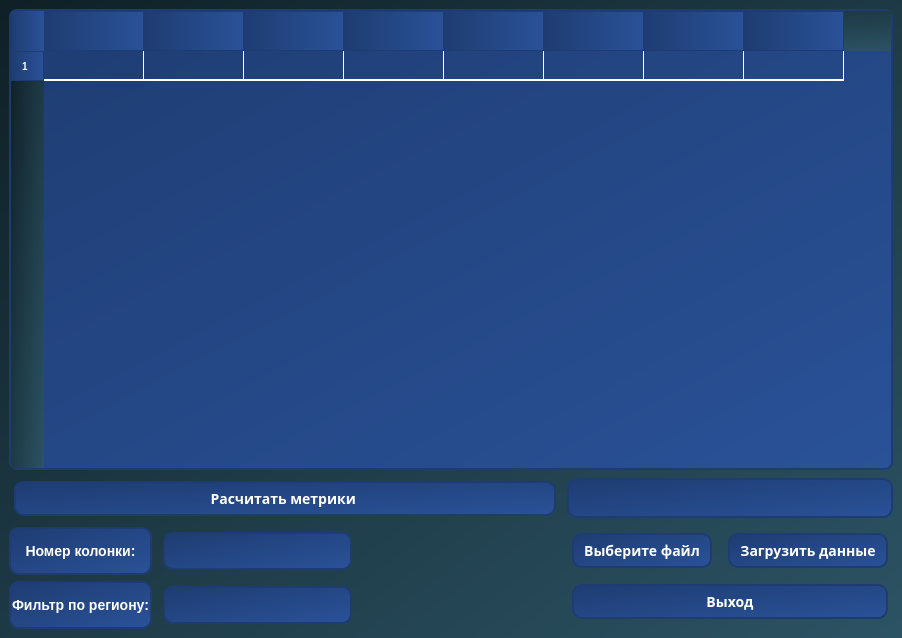
<?xml version="1.0" encoding="UTF-8"?>
<ui version="4.0">
 <class>MainWindow</class>
 <widget class="QMainWindow" name="MainWindow">
  <property name="geometry">
   <rect>
    <x>0</x>
    <y>0</y>
    <width>902</width>
    <height>638</height>
   </rect>
  </property>
  <property name="windowTitle">
   <string>MainWindow</string>
  </property>
  <property name="whatsThis">
   <string>&lt;html&gt;&lt;head/&gt;&lt;body&gt;&lt;p&gt;bacground-color: red;&lt;/p&gt;&lt;/body&gt;&lt;/html&gt;</string>
  </property>
  <property name="styleSheet">
   <string notr="true">QMainWindow {
    background-color: #f5f5f5;
    font-family: 'Segoe UI', Arial, sans-serif;
}</string>
  </property>
  <widget class="QWidget" name="centralwidget">
   <property name="styleSheet">
    <string notr="true">QWidget {
    background-color: qlineargradient(x1:0, y1:0, x2:1, y2:1, stop:0 #0f2027, stop:1 #2c5364);
}

/* Специальный класс для центрального виджета (если нужно) */
.central-widget {
    background: transparent;
    padding: 0;
    margin: 0;
    border: none;
}

/* Коррекция для таблицы */
QTableWidget {
    background-color: qlineargradient(x1:0, y1:0, x2:1, y2:1, stop:0 #1e3c72, stop:1 #2a5298);
    border: 2px solid #1e3c72;
    border-radius: 8px;
    gridline-color: #ffffff;
    color: #ffffff;
    font-size: 14px;
    margin: 0;  /* Убираем внешние отступы */
    padding: 0; /* Убираем внутренние отступы */
}

/* Фикс для заголовков таблицы */
QHeaderView::section {
    padding: 8px 12px; /* Четкие отступы для заголовков */
    background-color: qlineargradient(x1:0, y1:0, x2:1, y2:0, stop:0 #1e3c72, stop:1 #2a5298);
    color: #ffffff;
    border: none;
    font-size: 14px;
    font-weight: bold;
}

/* Дополнительный фикс для выравнивания */
QTableCornerButton::section {
    background-color: qlineargradient(x1:0, y1:0, x2:1, y2:0, stop:0 #1e3c72, stop:1 #2a5298);
    border: none;
}</string>
   </property>
   <layout class="QGridLayout" name="gridLayout_3">
    <item row="0" column="0">
     <layout class="QVBoxLayout" name="verticalLayout">
      <item>
       <widget class="QTableWidget" name="tableWidget">
        <property name="minimumSize">
         <size>
          <width>103</width>
          <height>0</height>
         </size>
        </property>
        <property name="maximumSize">
         <size>
          <width>1000</width>
          <height>1000</height>
         </size>
        </property>
        <property name="font">
         <font>
          <pointsize>-1</pointsize>
          <bold>true</bold>
         </font>
        </property>
        <property name="styleSheet">
         <string notr="true">QTableWidget {
    background-color: qlineargradient(x1:0, y1:0, x2:1, y2:1, stop:0 #1e3c72, stop:1 #2a5298);
    border: 2px solid #1e3c72;
    border-radius: 8px;
    gridline-color: #ffffff;
    color: #ffffff;
    font-size: 14px;
}

QTableWidget::item {
    padding: 6px;
    border-bottom: 1px solid #ffffff;
}

QTableWidget::item:selected {
    background-color: #4a90e2;
    color: #ffffff;
}

QHeaderView::section {
    background-color: qlineargradient(x1:0, y1:0, x2:1, y2:0, stop:0 #1e3c72, stop:1 #2a5298);
    color: #ffffff;
    padding: 10px;
    border: 1px solid #1e3c72;
    font-size: 10px;
    font-weight: bold;
}

QHeaderView::section:checked {
    background-color: #4a90e2;
}

QScrollBar:vertical {
    border: 1px solid #1e3c72;
    background: #2a5298;
    width: 12px;
    margin: 0px 0px 0px 0px;
}

QScrollBar::handle:vertical {
    background: #4a90e2;
    min-height: 20px;
    border-radius: 6px;
}

QScrollBar::add-line:vertical {
    border: 1px solid #1e3c72;
    background: #2a5298;
    height: 0px;
    subcontrol-position: bottom;
    subcontrol-origin: margin;
}

QScrollBar::sub-line:vertical {
    border: 1px solid #1e3c72;
    background: #2a5298;
    height: 0px;
    subcontrol-position: top;
    subcontrol-origin: margin;
}

QScrollBar:horizontal {
    border: 1px solid #1e3c72;
    background: #2a5298;
    height: 12px;
    margin: 0px 0px 0px 0px;
}

QScrollBar::handle:horizontal {
    background: #4a90e2;
    min-width: 20px;
    border-radius: 6px;
}

QScrollBar::add-line:horizontal {
    border: 1px solid #1e3c72;
    background: #2a5298;
    width: 0px;
    subcontrol-position: right;
    subcontrol-origin: margin;
}

QScrollBar::sub-line:horizontal {
    border: 1px solid #1e3c72;
    background: #2a5298;
    width: 0px;
    subcontrol-position: left;
    subcontrol-origin: margin;
}</string>
        </property>
        <row/>
        <column>
         <property name="text">
          <string/>
         </property>
        </column>
        <column>
         <property name="text">
          <string/>
         </property>
        </column>
        <column>
         <property name="text">
          <string/>
         </property>
        </column>
        <column>
         <property name="text">
          <string/>
         </property>
        </column>
        <column>
         <property name="text">
          <string/>
         </property>
        </column>
        <column>
         <property name="text">
          <string/>
         </property>
        </column>
        <column>
         <property name="text">
          <string/>
         </property>
        </column>
        <column>
         <property name="text">
          <string/>
         </property>
        </column>
        <item row="0" column="0">
         <property name="text">
          <string/>
         </property>
         <property name="font">
          <font>
           <pointsize>10</pointsize>
           <bold>true</bold>
          </font>
         </property>
         <property name="textAlignment">
          <set>AlignLeading|AlignBottom</set>
         </property>
        </item>
       </widget>
      </item>
      <item>
       <layout class="QHBoxLayout" name="horizontalLayout">
        <item>
         <layout class="QGridLayout" name="gridLayout">
          <item row="0" column="0" colspan="3">
           <widget class="QPushButton" name="metricsPushButton">
            <property name="minimumSize">
             <size>
              <width>0</width>
              <height>45</height>
             </size>
            </property>
            <property name="font">
             <font>
              <family>Roboto Slab</family>
              <pointsize>-1</pointsize>
              <bold>true</bold>
             </font>
            </property>
            <property name="styleSheet">
             <string notr="true">QPushButton {
    background-color: qlineargradient(x1:0, y1:0, x2:1, y2:1, stop:0 #1e3c72, stop:1 #2a5298);
    border: 2px solid #1e3c72;
    border-radius: 10px;
    color: #ffffff;
    font-size: 14px;
    font-weight: bold;
    padding: 1px 10px;
    margin: 5px;
}

QPushButton:hover {
    background-color: qlineargradient(x1:0, y1:0, x2:1, y2:1, stop:0 #2a5298, stop:1 #1e3c72);
    border: 2px solid #4a90e2;
    color: #ffffff;
}

QPushButton:pressed {
    background-color: qlineargradient(x1:0, y1:0, x2:1, y2:1, stop:0 #1e3c72, stop:1 #2a5298);
    border: 2px solid #4a90e2;
    color: #ffffff;
    padding: 1px 18px; 
}

QPushButton:disabled {
    background-color: #cccccc;
    border: 2px solid #999999;
    color: #666666;
}
</string>
            </property>
            <property name="text">
             <string>Расчитать метрики </string>
            </property>
           </widget>
          </item>
          <item row="1" column="2">
           <spacer name="horizontalSpacer_5">
            <property name="orientation">
             <enum>Qt::Orientation::Horizontal</enum>
            </property>
            <property name="sizeHint" stdset="0">
             <size>
              <width>40</width>
              <height>20</height>
             </size>
            </property>
           </spacer>
          </item>
          <item row="2" column="0">
           <widget class="QLabel" name="regionLabel">
            <property name="maximumSize">
             <size>
              <width>500</width>
              <height>16777215</height>
             </size>
            </property>
            <property name="font">
             <font>
              <pointsize>-1</pointsize>
              <bold>true</bold>
             </font>
            </property>
            <property name="styleSheet">
             <string notr="true">QLabel {
    background-color: qlineargradient(x1:0, y1:0, x2:1, y2:1, stop:0 #1e3c72, stop:1 #2a5298);
    border: 2px solid #1e3c72;
    border-radius: 10px;
    color: white;
    font-size: 14px;
    padding: 1px;
    selection-background-color: #4a90e2;
    selection-color: #ffffff;
}

QLabel:focus {
    border: 2px solid #4a90e2;
    background-color: qlineargradient(x1:0, y1:0, x2:1, y2:1, stop:0 #2a5298, stop:1 #1e3c72);
}

QLabel:disabled {
    background-color: #cccccc;
    border: 2px solid #999999;
    color: #666666;
}</string>
            </property>
            <property name="text">
             <string>Фильтр по региону:</string>
            </property>
            <property name="alignment">
             <set>Qt::AlignmentFlag::AlignCenter</set>
            </property>
           </widget>
          </item>
          <item row="1" column="0">
           <widget class="QLabel" name="numberLabel">
            <property name="sizePolicy">
             <sizepolicy hsizetype="Preferred" vsizetype="Preferred">
              <horstretch>0</horstretch>
              <verstretch>0</verstretch>
             </sizepolicy>
            </property>
            <property name="maximumSize">
             <size>
              <width>305</width>
              <height>16777215</height>
             </size>
            </property>
            <property name="font">
             <font>
              <pointsize>-1</pointsize>
              <bold>true</bold>
              <hintingpreference>PreferFullHinting</hintingpreference>
             </font>
            </property>
            <property name="mouseTracking">
             <bool>false</bool>
            </property>
            <property name="layoutDirection">
             <enum>Qt::LayoutDirection::RightToLeft</enum>
            </property>
            <property name="styleSheet">
             <string notr="true">QLabel {
    background-color: qlineargradient(x1:0, y1:0, x2:1, y2:1, stop:0 #1e3c72, stop:1 #2a5298);
    border: 2px solid #1e3c72;
    border-radius: 10px;
    color: white;
    font-size: 14px;
    padding: 1px;
    selection-background-color: #4a90e2;
    selection-color: #ffffff;
}

QLabel:focus {
    border: 2px solid #4a90e2;
    background-color: qlineargradient(x1:0, y1:0, x2:1, y2:1, stop:0 #2a5298, stop:1 #1e3c72);
}

QLabel:disabled {
    background-color: #cccccc;
    border: 2px solid #999999;
    color: #666666;
}</string>
            </property>
            <property name="text">
             <string>Номер колонки:</string>
            </property>
            <property name="alignment">
             <set>Qt::AlignmentFlag::AlignCenter</set>
            </property>
           </widget>
          </item>
          <item row="1" column="1">
           <widget class="QLineEdit" name="columnNumber">
            <property name="styleSheet">
             <string notr="true">QLineEdit {
    background-color: qlineargradient(x1:0, y1:0, x2:1, y2:1, stop:0 #1e3c72, stop:1 #2a5298);
    border: 2px solid #1e3c72;
    border-radius: 10px;
    color: #ffffff;
    font-size: 14px;
    font-weight: bold;
    padding: 8px 12px;
    margin: 5px;
    min-width: 150px;
    selection-background-color: #4a90e2;
    selection-color: white;
}

/* Состояние при наведении */
QLineEdit:hover {
    background-color: qlineargradient(x1:0, y1:0, x2:1, y2:1, stop:0 #2a5298, stop:1 #1e3c72);
    border: 2px solid #4a90e2;
}

/* Состояние фокуса (активное поле) */
QLineEdit:focus {
    border: 2px solid #4a90e2;
    background-color: qlineargradient(x1:0, y1:0, x2:1, y2:1, stop:0 #2a5298, stop:1 #1e3c72);
}

/* Placeholder-текст */
QLineEdit::placeholder {
    color: rgba(255, 255, 255, 0.5);
    font-style: italic;
}

/* Неактивное состояние */
QLineEdit:disabled {
    background-color: #cccccc;
    border: 2px solid #999999;
    color: #666666;
}</string>
            </property>
           </widget>
          </item>
          <item row="2" column="2">
           <spacer name="horizontalSpacer_6">
            <property name="orientation">
             <enum>Qt::Orientation::Horizontal</enum>
            </property>
            <property name="sizeHint" stdset="0">
             <size>
              <width>40</width>
              <height>20</height>
             </size>
            </property>
           </spacer>
          </item>
          <item row="2" column="1">
           <widget class="QLineEdit" name="regionField">
            <property name="styleSheet">
             <string notr="true">QLineEdit {
    background-color: qlineargradient(x1:0, y1:0, x2:1, y2:1, stop:0 #1e3c72, stop:1 #2a5298);
    border: 2px solid #1e3c72;
    border-radius: 10px;
    color: #ffffff;
    font-size: 14px;
    font-weight: bold;
    padding: 8px 12px;
    margin: 5px;
    min-width: 150px;
    selection-background-color: #4a90e2;
    selection-color: white;
}

/* Состояние при наведении */
QLineEdit:hover {
    background-color: qlineargradient(x1:0, y1:0, x2:1, y2:1, stop:0 #2a5298, stop:1 #1e3c72);
    border: 2px solid #4a90e2;
}

/* Состояние фокуса (активное поле) */
QLineEdit:focus {
    border: 2px solid #4a90e2;
    background-color: qlineargradient(x1:0, y1:0, x2:1, y2:1, stop:0 #2a5298, stop:1 #1e3c72);
}

/* Placeholder-текст */
QLineEdit::placeholder {
    color: rgba(255, 255, 255, 0.5);
    font-style: italic;
}

/* Неактивное состояние */
QLineEdit:disabled {
    background-color: #cccccc;
    border: 2px solid #999999;
    color: #666666;
}</string>
            </property>
           </widget>
          </item>
         </layout>
        </item>
        <item>
         <layout class="QGridLayout" name="gridLayout_2">
          <item row="2" column="0" colspan="2">
           <widget class="QPushButton" name="exitButton">
            <property name="minimumSize">
             <size>
              <width>0</width>
              <height>45</height>
             </size>
            </property>
            <property name="font">
             <font>
              <family>Roboto Slab</family>
              <pointsize>-1</pointsize>
              <bold>true</bold>
             </font>
            </property>
            <property name="styleSheet">
             <string notr="true">QPushButton {
    background-color: qlineargradient(x1:0, y1:0, x2:1, y2:1, stop:0 #1e3c72, stop:1 #2a5298);
    border: 2px solid #1e3c72;
    border-radius: 10px;
    color: #ffffff;
    font-size: 14px;
    font-weight: bold;
    padding: 1px 10px;
    margin: 5px;
}

QPushButton:hover {
    background-color: qlineargradient(x1:0, y1:0, x2:1, y2:1, stop:0 #2a5298, stop:1 #1e3c72);
    border: 2px solid #4a90e2;
    color: #ffffff;
}

QPushButton:pressed {
    background-color: qlineargradient(x1:0, y1:0, x2:1, y2:1, stop:0 #1e3c72, stop:1 #2a5298);
    border: 2px solid #4a90e2;
    color: #ffffff;
    padding: 1px 18px; 
}

QPushButton:disabled {
    background-color: #cccccc;
    border: 2px solid #999999;
    color: #666666;
}

</string>
            </property>
            <property name="text">
             <string>Выход</string>
            </property>
           </widget>
          </item>
          <item row="1" column="1">
           <widget class="QPushButton" name="uploadPushButton">
            <property name="minimumSize">
             <size>
              <width>0</width>
              <height>45</height>
             </size>
            </property>
            <property name="maximumSize">
             <size>
              <width>16777215</width>
              <height>40</height>
             </size>
            </property>
            <property name="font">
             <font>
              <family>Roboto Slab</family>
              <pointsize>-1</pointsize>
              <bold>true</bold>
             </font>
            </property>
            <property name="styleSheet">
             <string notr="true">QPushButton {
    background-color: qlineargradient(x1:0, y1:0, x2:1, y2:1, stop:0 #1e3c72, stop:1 #2a5298);
    border: 2px solid #1e3c72;
    border-radius: 10px;
    color: #ffffff;
    font-size: 14px;
    font-weight: bold;
    padding: 1px 10px;
    margin: 5px;
}

QPushButton:hover {
    background-color: qlineargradient(x1:0, y1:0, x2:1, y2:1, stop:0 #2a5298, stop:1 #1e3c72);
    border: 2px solid #4a90e2;
    color: #ffffff;
}

QPushButton:pressed {
    background-color: qlineargradient(x1:0, y1:0, x2:1, y2:1, stop:0 #1e3c72, stop:1 #2a5298);
    border: 2px solid #4a90e2;
    color: #ffffff;
    padding: 1px 18px; 
}

QPushButton:disabled {
    background-color: #cccccc;
    border: 2px solid #999999;
    color: #666666;
}
</string>
            </property>
            <property name="text">
             <string>Загрузить данные</string>
            </property>
            <property name="autoDefault">
             <bool>false</bool>
            </property>
           </widget>
          </item>
          <item row="0" column="0" colspan="2">
           <widget class="QLabel" name="pathLabel">
            <property name="maximumSize">
             <size>
              <width>16777215</width>
              <height>40</height>
             </size>
            </property>
            <property name="font">
             <font>
              <pointsize>-1</pointsize>
              <bold>true</bold>
             </font>
            </property>
            <property name="styleSheet">
             <string notr="true">QLabel {
    background-color: qlineargradient(x1:0, y1:0, x2:1, y2:1, stop:0 #1e3c72, stop:1 #2a5298);
    border: 2px solid #1e3c72;
    border-radius: 10px;
    color: white;
    font-size: 14px;
    padding: 1px;
    selection-background-color: #4a90e2;
    selection-color: #ffffff;
}

QLabel:focus {
    border: 2px solid #4a90e2;
    background-color: qlineargradient(x1:0, y1:0, x2:1, y2:1, stop:0 #2a5298, stop:1 #1e3c72);
}

QLabel:disabled {
    background-color: #cccccc;
    border: 2px solid #999999;
    color: #666666;
}</string>
            </property>
            <property name="text">
             <string/>
            </property>
            <property name="alignment">
             <set>Qt::AlignmentFlag::AlignCenter</set>
            </property>
            <property name="wordWrap">
             <bool>true</bool>
            </property>
           </widget>
          </item>
          <item row="1" column="0">
           <widget class="QPushButton" name="chooseFilePushButton">
            <property name="minimumSize">
             <size>
              <width>0</width>
              <height>45</height>
             </size>
            </property>
            <property name="maximumSize">
             <size>
              <width>16777215</width>
              <height>40</height>
             </size>
            </property>
            <property name="font">
             <font>
              <family>Roboto Slab</family>
              <pointsize>-1</pointsize>
              <bold>true</bold>
             </font>
            </property>
            <property name="styleSheet">
             <string notr="true">QPushButton {
    background-color: qlineargradient(x1:0, y1:0, x2:1, y2:1, stop:0 #1e3c72, stop:1 #2a5298);
    border: 2px solid #1e3c72;
    border-radius: 10px;
    color: #ffffff;
    font-size: 14px;
    font-weight: bold;
    padding: 1px 10px;
    margin: 5px;
}

QPushButton:hover {
    background-color: qlineargradient(x1:0, y1:0, x2:1, y2:1, stop:0 #2a5298, stop:1 #1e3c72);
    border: 2px solid #4a90e2;
    color: #ffffff;
}

QPushButton:pressed {
    background-color: qlineargradient(x1:0, y1:0, x2:1, y2:1, stop:0 #1e3c72, stop:1 #2a5298);
    border: 2px solid #4a90e2;
    color: #ffffff;
    padding: 1px 18px; 
}

QPushButton:disabled {
    background-color: #cccccc;
    border: 2px solid #999999;
    color: #666666;
}
</string>
            </property>
            <property name="text">
             <string>Выберите файл</string>
            </property>
           </widget>
          </item>
         </layout>
        </item>
       </layout>
      </item>
     </layout>
    </item>
   </layout>
  </widget>
 </widget>
 <resources/>
 <connections/>
</ui>
